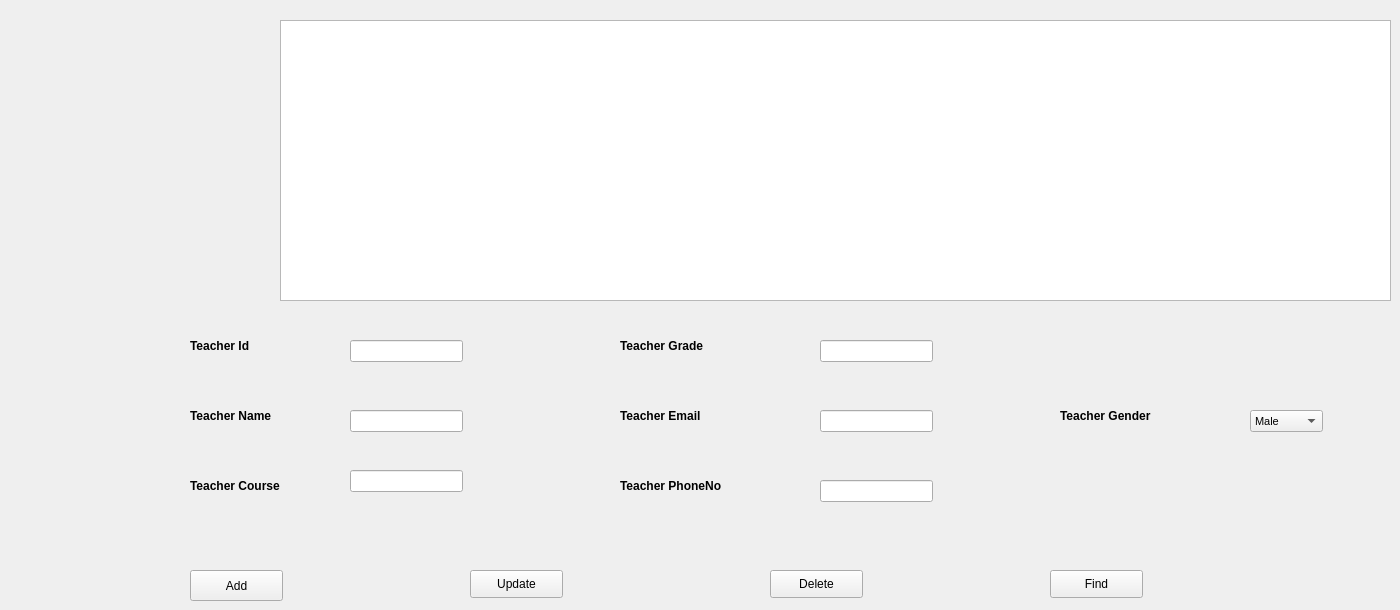
      <widget class="QWidget" name="Teachers">
       <widget class="QLabel" name="teacherid_label">
        <property name="geometry">
         <rect>
          <x>190</x>
          <y>330</y>
          <width>91</width>
          <height>31</height>
         </rect>
        </property>
        <property name="font">
         <font>
          <pointsize>9</pointsize>
          <weight>75</weight>
          <bold>true</bold>
         </font>
        </property>
        <property name="text">
         <string>Teacher Id</string>
        </property>
       </widget>
       <widget class="QLineEdit" name="teacherid_lineEdit">
        <property name="geometry">
         <rect>
          <x>350</x>
          <y>340</y>
          <width>113</width>
          <height>22</height>
         </rect>
        </property>
       </widget>
       <widget class="QLabel" name="teachername_label">
        <property name="geometry">
         <rect>
          <x>190</x>
          <y>400</y>
          <width>111</width>
          <height>31</height>
         </rect>
        </property>
        <property name="font">
         <font>
          <pointsize>9</pointsize>
          <weight>75</weight>
          <bold>true</bold>
         </font>
        </property>
        <property name="text">
         <string>Teacher Name</string>
        </property>
       </widget>
       <widget class="QLineEdit" name="teachercourse_lineEdit">
        <property name="geometry">
         <rect>
          <x>350</x>
          <y>470</y>
          <width>113</width>
          <height>22</height>
         </rect>
        </property>
       </widget>
       <widget class="QLabel" name="teachercourse_label">
        <property name="geometry">
         <rect>
          <x>190</x>
          <y>470</y>
          <width>121</width>
          <height>31</height>
         </rect>
        </property>
        <property name="font">
         <font>
          <pointsize>9</pointsize>
          <weight>75</weight>
          <bold>true</bold>
         </font>
        </property>
        <property name="text">
         <string>Teacher Course</string>
        </property>
       </widget>
       <widget class="QLineEdit" name="teachername_lineEdit">
        <property name="geometry">
         <rect>
          <x>350</x>
          <y>410</y>
          <width>113</width>
          <height>22</height>
         </rect>
        </property>
       </widget>
       <widget class="QLabel" name="teachergrade_label">
        <property name="geometry">
         <rect>
          <x>620</x>
          <y>330</y>
          <width>121</width>
          <height>31</height>
         </rect>
        </property>
        <property name="font">
         <font>
          <pointsize>9</pointsize>
          <weight>75</weight>
          <bold>true</bold>
         </font>
        </property>
        <property name="text">
         <string>Teacher Grade</string>
        </property>
       </widget>
       <widget class="QLabel" name="teacheremail_label">
        <property name="geometry">
         <rect>
          <x>620</x>
          <y>400</y>
          <width>121</width>
          <height>31</height>
         </rect>
        </property>
        <property name="font">
         <font>
          <pointsize>9</pointsize>
          <weight>75</weight>
          <bold>true</bold>
         </font>
        </property>
        <property name="text">
         <string>Teacher Email</string>
        </property>
       </widget>
       <widget class="QLabel" name="teacherphoneno_label">
        <property name="geometry">
         <rect>
          <x>620</x>
          <y>470</y>
          <width>131</width>
          <height>31</height>
         </rect>
        </property>
        <property name="font">
         <font>
          <pointsize>9</pointsize>
          <weight>75</weight>
          <bold>true</bold>
         </font>
        </property>
        <property name="text">
         <string>Teacher PhoneNo</string>
        </property>
       </widget>
       <widget class="QComboBox" name="teachergender_comboBox">
        <property name="geometry">
         <rect>
          <x>1250</x>
          <y>410</y>
          <width>73</width>
          <height>22</height>
         </rect>
        </property>
        <property name="font">
         <font>
          <pointsize>8</pointsize>
         </font>
        </property>
        <item>
         <property name="text">
          <string>Male</string>
         </property>
        </item>
        <item>
         <property name="text">
          <string>Female</string>
         </property>
        </item>
       </widget>
       <widget class="QLabel" name="teachergrade_label_2">
        <property name="geometry">
         <rect>
          <x>1060</x>
          <y>400</y>
          <width>121</width>
          <height>31</height>
         </rect>
        </property>
        <property name="font">
         <font>
          <pointsize>9</pointsize>
          <weight>75</weight>
          <bold>true</bold>
         </font>
        </property>
        <property name="text">
         <string>Teacher Gender</string>
        </property>
       </widget>
       <widget class="QLineEdit" name="teachergrade_lineEdit">
        <property name="geometry">
         <rect>
          <x>820</x>
          <y>340</y>
          <width>113</width>
          <height>22</height>
         </rect>
        </property>
       </widget>
       <widget class="QLineEdit" name="teacheremail_lineEdit">
        <property name="geometry">
         <rect>
          <x>820</x>
          <y>410</y>
          <width>113</width>
          <height>22</height>
         </rect>
        </property>
       </widget>
       <widget class="QLineEdit" name="teacherphoneno_lineEdit">
        <property name="geometry">
         <rect>
          <x>820</x>
          <y>480</y>
          <width>113</width>
          <height>22</height>
         </rect>
        </property>
       </widget>
       <widget class="QPushButton" name="teacher_add_button">
        <property name="geometry">
         <rect>
          <x>190</x>
          <y>570</y>
          <width>93</width>
          <height>31</height>
         </rect>
        </property>
        <property name="text">
         <string>Add</string>
        </property>
       </widget>
       <widget class="QPushButton" name="teacher_update_button">
        <property name="geometry">
         <rect>
          <x>470</x>
          <y>570</y>
          <width>93</width>
          <height>28</height>
         </rect>
        </property>
        <property name="text">
         <string>Update</string>
        </property>
       </widget>
       <widget class="QPushButton" name="teacher_delete_button">
        <property name="geometry">
         <rect>
          <x>770</x>
          <y>570</y>
          <width>93</width>
          <height>28</height>
         </rect>
        </property>
        <property name="text">
         <string>Delete</string>
        </property>
       </widget>
       <widget class="QPushButton" name="teacher_find_button">
        <property name="geometry">
         <rect>
          <x>1050</x>
          <y>570</y>
          <width>93</width>
          <height>28</height>
         </rect>
        </property>
        <property name="text">
         <string>Find</string>
        </property>
       </widget>
       <widget class="QTableWidget" name="teachertable_widget">
        <property name="geometry">
         <rect>
          <x>280</x>
          <y>20</y>
          <width>1111</width>
          <height>281</height>
         </rect>
        </property>
       </widget>
      </widget>
